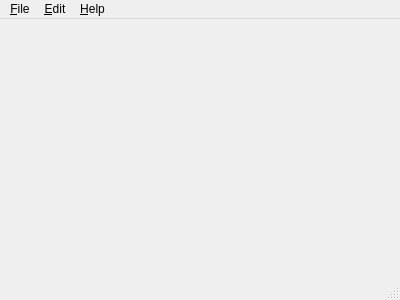
<ui version="4.0" >
 <class>MainWindowClass</class>
 <widget class="QMainWindow" name="MainWindowClass" >
  <property name="geometry" >
   <rect>
    <x>0</x>
    <y>0</y>
    <width>400</width>
    <height>300</height>
   </rect>
  </property>
  <property name="windowTitle" >
   <string>SGCS</string>
  </property>
  <widget class="QWidget" name="centralwidget" >
   <property name="geometry" >
    <rect>
     <x>0</x>
     <y>22</y>
     <width>400</width>
     <height>257</height>
    </rect>
   </property>
   <layout class="QGridLayout" >
    <property name="margin" >
     <number>0</number>
    </property>
   </layout>
  </widget>
  <widget class="QMenuBar" name="menubar" >
   <property name="geometry" >
    <rect>
     <x>0</x>
     <y>0</y>
     <width>400</width>
     <height>22</height>
    </rect>
   </property>
   <widget class="QMenu" name="menu_File" >
    <property name="title" >
     <string>&amp;File</string>
    </property>
    <addaction name="action_close" />
   </widget>
   <widget class="QMenu" name="menu_Edit" >
    <property name="title" >
     <string>&amp;Edit</string>
    </property>
   </widget>
   <widget class="QMenu" name="menu_Help" >
    <property name="title" >
     <string>&amp;Help</string>
    </property>
    <addaction name="action_about" />
   </widget>
   <addaction name="menu_File" />
   <addaction name="menu_Edit" />
   <addaction name="menu_Help" />
  </widget>
  <widget class="QStatusBar" name="statusbar" >
   <property name="geometry" >
    <rect>
     <x>0</x>
     <y>279</y>
     <width>400</width>
     <height>21</height>
    </rect>
   </property>
  </widget>
  <action name="action_about" >
   <property name="icon" >
    <iconset resource="icons.qrc" >
     <normaloff>:/icons/about/icons/information.png</normaloff>:/icons/about/icons/information.png</iconset>
   </property>
   <property name="text" >
    <string>&amp;About</string>
   </property>
   <property name="shortcut" >
    <string>F1</string>
   </property>
  </action>
  <action name="action_close" >
   <property name="icon" >
    <iconset resource="icons.qrc" >
     <normaloff>:/icons/close/icons/cross.png</normaloff>:/icons/close/icons/cross.png</iconset>
   </property>
   <property name="text" >
    <string>&amp;Close</string>
   </property>
   <property name="shortcut" >
    <string>Ctrl+Q</string>
   </property>
  </action>
 </widget>
 <resources>
  <include location="icons.qrc" />
 </resources>
 <connections/>
</ui>
